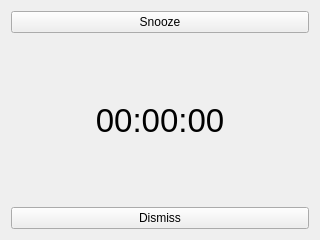
<?xml version="1.0" encoding="UTF-8"?>
<ui version="4.0">
 <class>alarmWidget</class>
 <widget class="QWidget" name="alarmWidget">
  <property name="geometry">
   <rect>
    <x>0</x>
    <y>0</y>
    <width>320</width>
    <height>240</height>
   </rect>
  </property>
  <property name="windowTitle">
   <string>Form</string>
  </property>
  <layout class="QVBoxLayout" name="verticalLayout">
   <item>
    <widget class="QPushButton" name="snoozeButton">
     <property name="text">
      <string>Snooze</string>
     </property>
    </widget>
   </item>
   <item>
    <widget class="QLabel" name="timeLabel">
     <property name="font">
      <font>
       <pointsize>25</pointsize>
      </font>
     </property>
     <property name="text">
      <string>00:00:00</string>
     </property>
     <property name="alignment">
      <set>Qt::AlignCenter</set>
     </property>
    </widget>
   </item>
   <item>
    <widget class="QPushButton" name="dismissButton">
     <property name="text">
      <string>Dismiss</string>
     </property>
    </widget>
   </item>
  </layout>
 </widget>
 <resources/>
 <connections/>
</ui>
